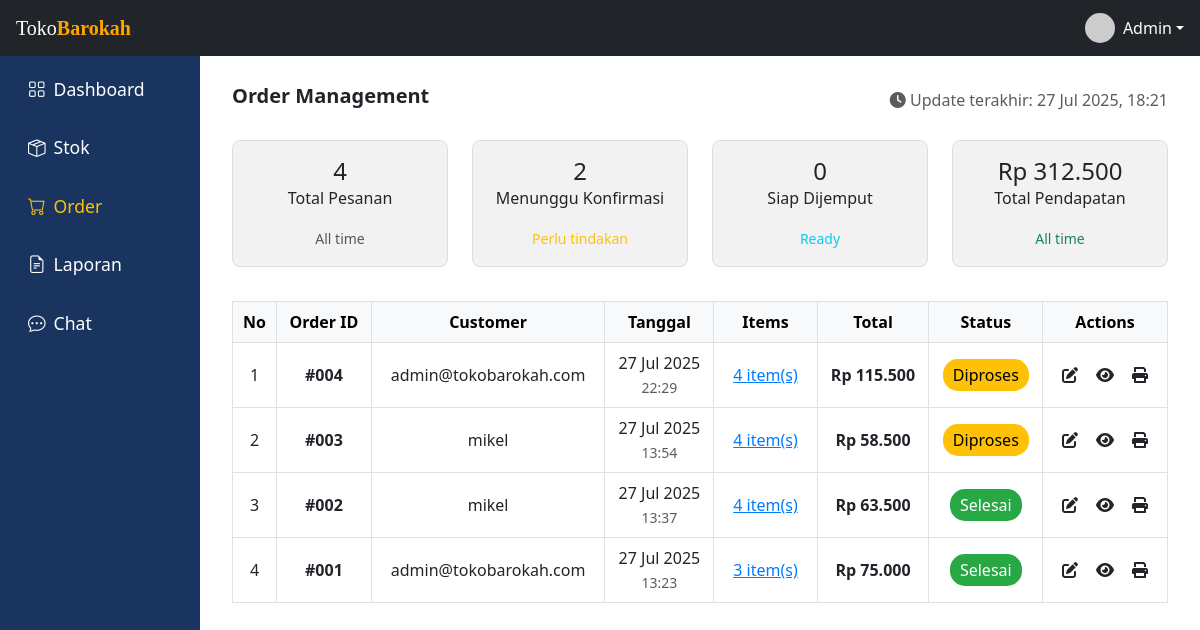
/views/admin/order.php (signed in), run on an earlier commit of the app's database.
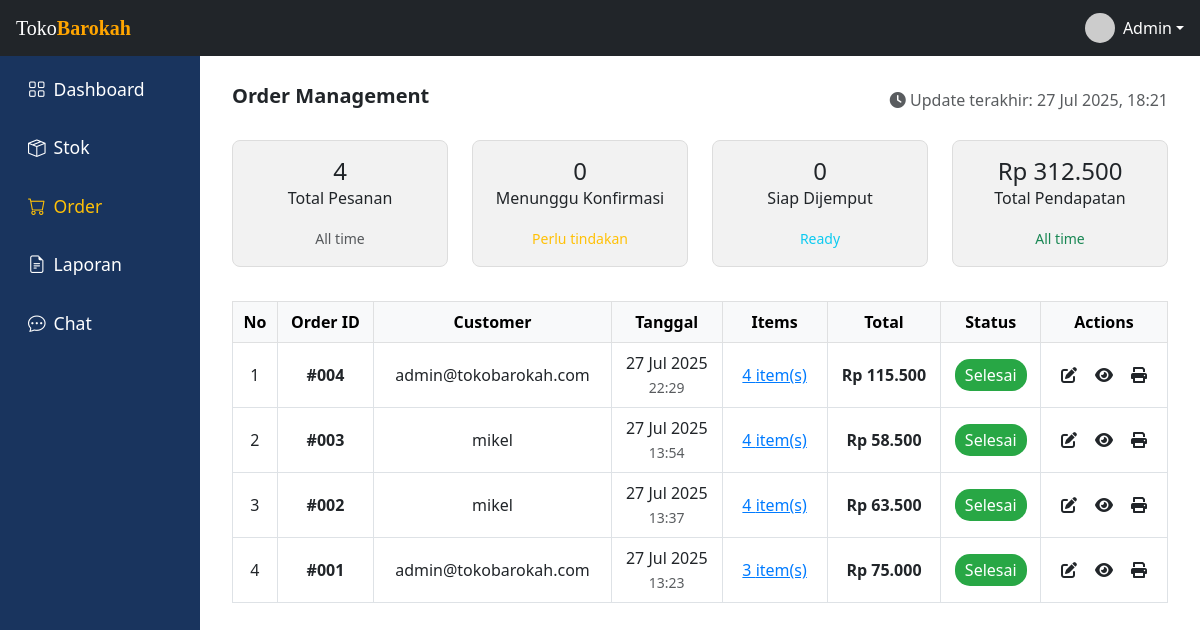
And on a later commit of the database.
### tables this page shows
CREATE TABLE `orders` (
  `id` int(11) NOT NULL,
  `user_id` int(11) DEFAULT NULL,
  `order_date` datetime DEFAULT current_timestamp(),
  `total_amount` decimal(10,2) DEFAULT NULL,
  `status` enum('diproses','siap_dijemput','selesai') DEFAULT 'diproses'
);

CREATE TABLE `users` (
  `id` int(11) NOT NULL,
  `email` varchar(100) NOT NULL,
  `password` varchar(255) NOT NULL,
  `role` enum('admin','user') NOT NULL DEFAULT 'user',
  `created_at` timestamp NOT NULL DEFAULT current_timestamp()
);

### views/admin/order.php (the view, shortened to what the changed rows need)
<?php
require_once '../../includes/auth_check.php';
$query = "SELECT o.id, o.order_date, o.total_amount, o.status, u.email as nama_user,
          COUNT(oi.id) as total_items
          FROM orders o
          LEFT JOIN users u ON o.user_id = u.id
          LEFT JOIN order_items oi ON o.id = oi.order_id
          GROUP BY o.id, o.order_date, o.total_amount, o.status, u.email
          ORDER BY o.order_date DESC";
$stmt = $pdo->prepare($query);
$stmt->execute();
$orders = $stmt->fetchAll(PDO::FETCH_ASSOC);
$stats_query = "SELECT
    COUNT(*) as total_pesanan,
    SUM(CASE WHEN status = 'diproses' THEN 1 ELSE 0 END) as menunggu_konfirmasi,
    SUM(CASE WHEN status = 'siap_dijemput' THEN 1 ELSE 0 END) as siap_dijemput,
    SUM(CASE WHEN status = 'selesai' THEN 1 ELSE 0 END) as pesanan_selesai,
    SUM(total_amount) as total_pendapatan
    FROM orders";
$stats_stmt = $pdo->prepare($stats_query);
$stats_stmt->execute();
$stats = $stats_stmt->fetch(PDO::FETCH_ASSOC);
?>
<!DOCTYPE html>
<html lang="id">
<head>
    <link href="https://cdn.jsdelivr.net/npm/bootstrap@5.3.0/dist/css/bootstrap.min.css" rel="stylesheet" />
    <link href="https://cdn.jsdelivr.net/npm/bootstrap-icons@1.10.5/font/bootstrap-icons.css" rel="stylesheet" />
    <link rel="stylesheet" href="https://cdnjs.cloudflare.com/ajax/libs/font-awesome/6.0.0-beta3/css/all.min.css">
    <link rel="stylesheet" href="../../assets/css/admin.css">
    <link rel="stylesheet" href="https://cdn.jsdelivr.net/npm/sweetalert2@11/dist/sweetalert2.min.css">
</head>
<body>
    <div class="d-flex">
        <div class="col-md-10">
            <div class="main-content">
                <div class="row mb-4">
                    <div class="col-md-3">
                        <div class="card-box">
                            <h3><?php echo $stats['menunggu_konfirmasi']; ?></h3>
                            <p>Menunggu Konfirmasi</p>
                            <small class="text-warning">Perlu tindakan</small>
                        </div>
                    </div>
                </div>
                <div class="table-responsive">
                    <table class="table table-bordered text-center align-middle bg-white">
                        <thead class="table-light">
                            <tr>
                                <th>No</th>
                                <th>Order ID</th>
                                <th>Customer</th>
                                <th>Tanggal</th>
                                <th>Items</th>
                                <th>Total</th>
                                <th>Status</th>
                                <th>Actions</th>
                            </tr>
                        </thead>
                        <tbody>
                            <?php if (empty($orders)): ?>
                                <tr>
                                    <td colspan="8">
                                        <div class="text-center py-4">
                                            <i class="fas fa-inbox fa-3x text-muted mb-3"></i>
                                            <p class="text-muted">Tidak ada pesanan</p>
                                        </div>
                                    </td>
                                </tr>
                            <?php else: ?>
                                <?php foreach ($orders as $index => $order): ?>
                                    <tr>
                                        <td><?php echo $index + 1; ?></td>
                                        <td>
                                            <strong>#<?php echo str_pad($order['id'], 3, '0', STR_PAD_LEFT); ?></strong>
                                        </td>
                                        <td><?php echo htmlspecialchars($order['nama_user']); ?></td>
                                        <td>
                                            <div><?php echo date('d M Y', strtotime($order['order_date'])); ?></div>
                                            <small class="text-muted"><?php echo date('H:i', strtotime($order['order_date'])); ?></small>
                                        </td>
                                        <td>
                                            <button class="order-details-btn" onclick="showOrderDetails(<?php echo $order['id']; ?>)">
                                                <?php echo $order['total_items']; ?> item(s)
                                            </button>
                                        </td>
                                        <td>
                                            <strong>Rp <?php echo number_format($order['total_amount'], 0, ',', '.'); ?></strong>
                                        </td>
                                        <td>
                                            <span class="badge-<?php echo str_replace(' ', '-', $order['status']); ?>">
                                                <?php
                                                switch ($order['status']) {
                                                    case 'diproses':
                                                        echo 'Diproses';
                                                        break;
                                                    case 'selesai':
                                                        echo 'Selesai';
                                                        break;
                                                }
                                                ?>
                                            </span>
                                        </td>
                                        <td>
                                            <div class="d-flex justify-content-center align-items-center gap-2">
                                                <i class="fa-solid fa-pen-to-square action-icons"
                                                    onclick="editStatus(<?php echo $order['id']; ?>, '<?php echo $order['status']; ?>')"
                                                    title="Edit Status"></i>
                                                <i class="fa-solid fa-eye action-icons"
                                                    onclick="showOrderDetails(<?php echo $order['id']; ?>)"
                                                    title="Lihat Detail"></i>
                                                <i class="fa-solid fa-print action-icons"
                                                    onclick="printReceipt(<?php echo $order['id']; ?>)"
                                                    title="Cetak Struk"></i>
                                            </div>
                                        </td>
                                    </tr>
                                <?php endforeach; ?>
                            <?php endif; ?>
                        </tbody>
                    </table>
                </div>
            </div>
        </div>
    </div>
</body>
</html>

What changed in the data, as far as the page shows it:
changed orders "004": status "Diproses" → "Selesai"
changed orders "003": status "Diproses" → "Selesai"
Also different on the page:
$stats['menunggu_konfirmasi']: "2" → "0"
